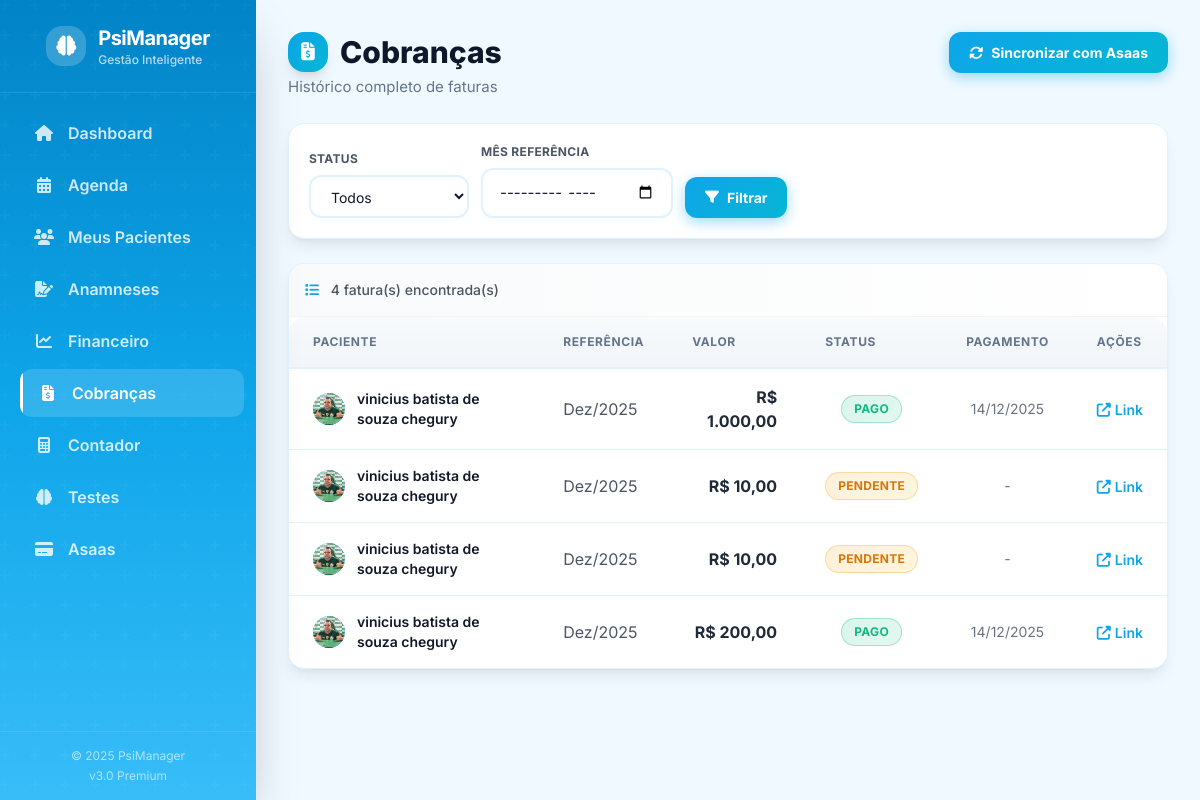
The page /public/cobrancas.php on the database its author committed.
### tables this page shows
CREATE TABLE `faturas` (
  `id` int(11) NOT NULL,
  `paciente_id` int(11) NOT NULL,
  `mes_referencia` varchar(7) NOT NULL COMMENT 'Formato YYYY-MM',
  `valor_total` decimal(10,2) NOT NULL,
  `qtd_sessoes` int(11) NOT NULL,
  `asaas_id` varchar(100) DEFAULT NULL,
  `link_pagamento` varchar(255) DEFAULT NULL,
  `status` enum('pendente','pago','vencido') NOT NULL DEFAULT 'pendente',
  `data_pagamento` date DEFAULT NULL,
  `created_at` timestamp NOT NULL DEFAULT current_timestamp()
);

CREATE TABLE `pacientes` (
  `id` int(11) NOT NULL,
  `nome` varchar(100) NOT NULL,
  `cpf` varchar(14) NOT NULL,
  `whatsapp` varchar(20) NOT NULL,
  `email` varchar(100) DEFAULT NULL,
  `dia_semana_fixo` int(11) NOT NULL COMMENT '1=Seg, 2=Ter, 3=Qua, 4=Qui, 5=Sex',
  `horario_fixo` time NOT NULL,
  `valor_sessao` decimal(10,2) NOT NULL,
  `dia_vencimento` int(11) NOT NULL COMMENT 'Dia do mês (ex: 5, 10, 15)',
  `dias_antecedencia` int(11) NOT NULL DEFAULT 5,
  `ativo` tinyint(1) NOT NULL DEFAULT 1,
  `created_at` timestamp NOT NULL DEFAULT current_timestamp(),
  `foto` varchar(255) DEFAULT NULL,
  `frequencia` enum('semanal','quinzenal') DEFAULT 'semanal',
  `semana_inicio` tinyint(1) DEFAULT 1
);

### includes/functions.php (called while the page is built, shortened)
<?php
function formatMoney($value) {
    return 'R$ ' . number_format($value, 2, ',', '.');
}
?>

### public/cobrancas.php (the view, shortened to what this page needs)
<?php
require_once '../config/db.php';
require_once '../includes/functions.php';
include '../includes/header.php';
$mesFilter = $_GET['mes'] ?? '';
$sql = "SELECT f.*, p.nome, p.foto FROM faturas f JOIN pacientes p ON f.paciente_id = p.id WHERE 1=1";
$params = [];
$sql .= " ORDER BY f.created_at DESC";
$stmt = $pdo->prepare($sql);
$stmt->execute($params);
$faturas = $stmt->fetchAll();
?>
<div class="page-header mb-6">
    <div>
        <h2 class="page-title flex items-center gap-3">
            <span class="w-10 h-10 bg-gradient-to-br from-primary to-accent rounded-xl flex items-center justify-center text-white shadow-lg">
                <i class="fas fa-file-invoice-dollar text-lg"></i>
            </span>
            Cobranças
        </h2>
        <p class="page-subtitle">Histórico completo de faturas</p>
    </div>
    <a href="../scripts/sync_asaas_status.php" target="_blank" class="btn btn-primary">
        <i class="fas fa-sync-alt"></i>
        <span class="hidden sm:inline">Sincronizar com Asaas</span>
    </a>
</div>
<div class="card-shadow p-4 md:p-5 mb-6">
    <form class="flex flex-col sm:flex-row gap-3 items-end">
        <div class="flex-1 sm:flex-initial sm:w-40">
            <label class="block text-xs font-bold text-gray-600 uppercase tracking-wide mb-2">Status</label>
            <select name="status" class="form-input py-2.5 text-sm">
                <option value="">Todos</option>
            </select>
        </div>
        <div class="flex-1 sm:flex-initial sm:w-48">
            <label class="block text-xs font-bold text-gray-600 uppercase tracking-wide mb-2">Mês Referência</label>
            <input type="month" name="mes" value="<?php echo $mesFilter; ?>" class="form-input py-2.5 text-sm">
        </div>
        <div class="flex gap-2 w-full sm:w-auto">
            <button type="submit" class="btn btn-primary flex-1 sm:flex-initial justify-center">
                <i class="fas fa-filter"></i>
                Filtrar
            </button>
        </div>
    </form>
</div>
<div class="card-shadow overflow-hidden">
    <?php if (empty($faturas)): ?>
        <div class="empty-state py-16">
            <div class="empty-state-icon">
                <i class="fas fa-file-invoice"></i>
            </div>
            <p class="empty-state-title">Nenhuma fatura encontrada</p>
            <p class="empty-state-text">Não há cobranças que correspondam aos filtros selecionados</p>
        </div>
    <?php else: ?>
        <div class="p-4 border-b border-gray-100 bg-gradient-to-r from-gray-50 to-white flex items-center justify-between">
            <span class="text-sm font-medium text-gray-600">
                <i class="fas fa-list mr-2 text-primary"></i>
                <?php echo count($faturas); ?> fatura(s) encontrada(s)
            </span>
        </div>
        <div class="table-responsive">
            <table class="table-premium">
                <thead>
                    <tr>
                        <th>Paciente</th>
                        <th class="hidden sm:table-cell">Referência</th>
                        <th class="text-right">Valor</th>
                        <th class="text-center">Status</th>
                        <th class="text-center hidden md:table-cell">Pagamento</th>
                        <th class="text-center">Ações</th>
                    </tr>
                </thead>
                <tbody>
                    <?php foreach ($faturas as $f): ?>
                    <tr>
                        <td>
                            <div class="flex items-center gap-3">
                                <div class="avatar avatar-sm">
                                    <?php if (!empty($f['foto']) && file_exists(__DIR__ . '/uploads/pacientes/' . $f['foto'])): ?>
                                        <img src="uploads/pacientes/<?php echo $f['foto']; ?>" alt="">
                                    <?php else: ?>
                                        <i class="fas fa-user text-xs"></i>
                                    <?php endif; ?>
                                </div>
                                <div>
                                    <p class="font-semibold text-gray-900 text-sm"><?php echo htmlspecialchars($f['nome']); ?></p>
                                </div>
                            </div>
                        </td>
                        <td class="text-gray-600 hidden sm:table-cell">
                            <?php
                                $refParts = explode('-', $f['mes_referencia']);
                                $mesesPT = ['01'=>'Jan','02'=>'Fev','03'=>'Mar','04'=>'Abr','05'=>'Mai','06'=>'Jun','07'=>'Jul','08'=>'Ago','09'=>'Set','10'=>'Out','11'=>'Nov','12'=>'Dez'];
                                echo ($mesesPT[$refParts[1]] ?? '') . '/' . $refParts[0];
                            ?>
                        </td>
                        <td class="text-right">
                            <span class="font-bold text-gray-800"><?php echo formatMoney($f['valor_total']); ?></span>
                        </td>
                        <td class="text-center">
                            <?php if ($f['status'] == 'pendente'): ?>
                                <span class="badge badge-warning">Pendente</span>
                            <?php elseif ($f['status'] == 'pago'): ?>
                                <span class="badge badge-success">Pago</span>
                            <?php elseif ($f['status'] == 'vencido'): ?>
                                <span class="badge badge-danger">Vencido</span>
                            <?php endif; ?>
                        </td>
                        <td class="text-center text-gray-500 text-sm hidden md:table-cell">
                            <?php echo $f['data_pagamento'] ? date('d/m/Y', strtotime($f['data_pagamento'])) : '-'; ?>
                        </td>
                        <td class="text-center">
                            <?php if ($f['link_pagamento']): ?>
                                <a href="<?php echo $f['link_pagamento']; ?>" target="_blank"
                                   class="inline-flex items-center gap-1 text-primary hover:text-primary-dark font-semibold text-sm transition-colors">
                                    <i class="fas fa-external-link-alt"></i>
                                    <span class="hidden sm:inline">Link</span>
                                </a>
                            <?php else: ?>
                                <span class="text-gray-300">-</span>
                            <?php endif; ?>
                        </td>
                    </tr>
                    <?php endforeach; ?>
                </tbody>
            </table>
        </div>
    <?php endif; ?>
</div>
<?php include '../includes/footer.php'; ?>

### rows shown on the page
faturas: paciente.foto (picture), paciente.nome "vinicius batista de souza chegury", mes_referencia "Dez", mes_referencia "2025", valor_total "R$ 1.000,00", status "PAGO", data_pagamento "14/12/2025"
faturas: paciente.foto (picture), paciente.nome "vinicius batista de souza chegury", mes_referencia "Dez", mes_referencia "2025", valor_total "R$ 10,00", status "PENDENTE"
faturas: paciente.foto (picture), paciente.nome "vinicius batista de souza chegury", mes_referencia "Dez", mes_referencia "2025", valor_total "R$ 10,00", status "PENDENTE"
faturas: paciente.foto (picture), paciente.nome "vinicius batista de souza chegury", mes_referencia "Dez", mes_referencia "2025", valor_total "R$ 200,00", status "PAGO", data_pagamento "14/12/2025"

### other values the page prints
$item['label'] "Dashboard"
$item['label'] "Agenda"
$item['label'] "Meus Pacientes"
$item['label'] "Anamneses"
$item['label'] "Financeiro"
$item['label'] "Cobranças"
$item['label'] "Contador"
$item['label'] "Testes"
$item['label'] "Asaas"
count($faturas) "4"
